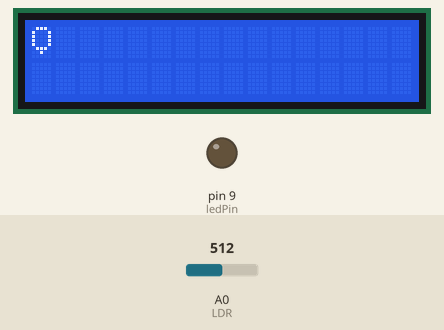
Simulated run of this sketch. Board: Arduino Uno, built with avr-gcc and run on an emulated ATmega328P. On the bench: 16×2 character LCD, output pins drawn as LEDs (lit = HIGH). The inputs (shaded band) are chosen by the test bench; at power-on: A0 (LDR) = 512.

Above: at 1.2 s.
1.3 s: A0 (LDR) set to 411
3.2 s: A0 (LDR) set to 392
At 5.0 s:
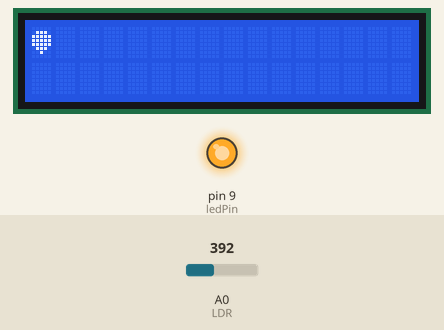
5.5 s: A0 (LDR) set to 410
At 6.8 s:
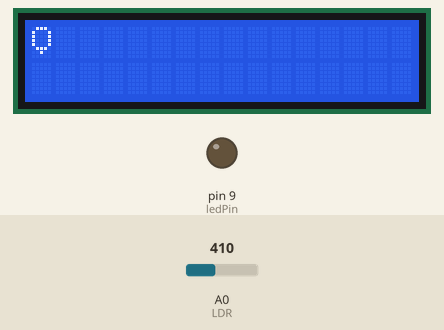
7.5 s: A0 (LDR) set to 390
At 8.5 s:
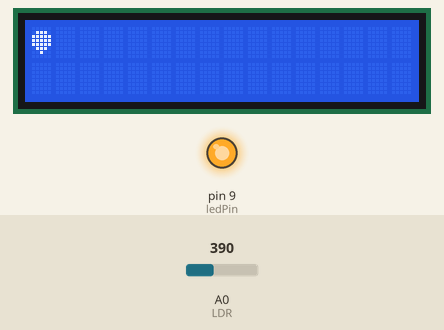
Timing chart, 0 to 10.5 s (numbered marks = the images above; inputs shaded):
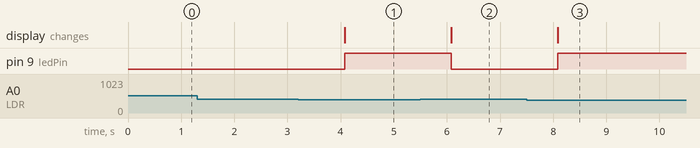

The sketch:

sketch_dec4a.ino
```cpp
#include <LiquidCrystal.h>

// Pin definitions
const int ledPin = 9;  // Pin where the LED is connected
int LDR = A0;  // Pin where the LDR is connected

// Create an LCD object (adjust pin numbers as necessary)
LiquidCrystal lcd(1, 2, 3, 4, 5, 6);

// Heart shape (using 5x8 matrix)
byte heart[8] = {
  B00000,
  B01110,
  B11111,
  B11111,
  B11111,
  B01110,
  B00100,
  B00000
};

// Broken heart shape (using 5x8 matrix)
byte brokenHeart[8] = {
  B01110,
  B10001,
  B10001,
  B10001,
  B10001,
  B01110,
  B00100,
  B00000
};

void setup() {
  // Initialize the LCD
  lcd.begin(16, 2);  // 16 columns and 2 rows
  lcd.clear();

  // Create custom characters
  lcd.createChar(0, heart);       // Heart character at position 0
  lcd.createChar(1, brokenHeart); // Broken heart character at position 1

  // Set the LED pin as output
  pinMode(ledPin, OUTPUT);
  pinMode(LDR, INPUT);
}

void loop() {
  // Read the LDR value
  int value = analogRead(LDR);

  // Turn the LED on if the LDR value is below a threshold (dark)
  if (value < 400) {
    digitalWrite(ledPin, HIGH);  // LED on
    lcd.clear();
    lcd.setCursor(0, 0);
    lcd.write(byte(0));  // Display heart when LED is on
  } else {
    digitalWrite(ledPin, LOW);  // LED off
    lcd.clear();
    lcd.setCursor(0, 0);
    lcd.write(byte(1));  // Display broken heart when LED is off
  }

  // Wait for 1 second before checking again
  delay(1000);
}
```

Measured:
- the behaviour switches between 400 and 399 on A0 (LDR) (found by bisection; images 0 and 1)
- after the input at 1.3 s, every drawn part: stays the same
- after the input at 3.2 s, pin 9 (ledPin): LOW → HIGH after 0.88 s; the display: changes after 0.88 s (image 1)
- after the input at 5.5 s, pin 9 (ledPin): HIGH → LOW after 0.58 s; the display: changes after 0.58 s (image 2)
- after the input at 7.5 s, pin 9 (ledPin): LOW → HIGH after 0.59 s; the display: changes after 0.59 s (image 3)
